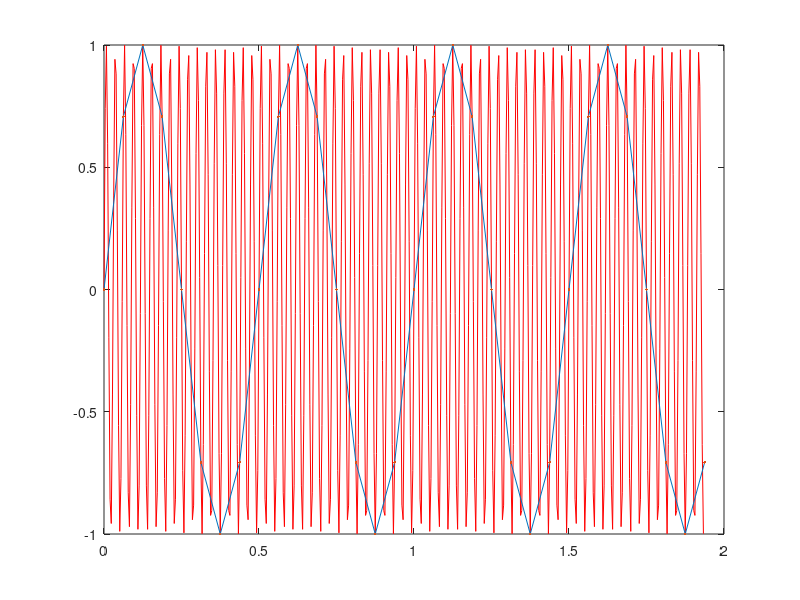

The MATLAB script that drew this image:
Fs=16;
N=1024;
t1=[0:31*16-1]/16/Fs;
t=[0:31]/Fs;
s=sin(2*pi*t*2);
s1=sin(2*pi*t1*(32+2));
plot(t1,s1,'r');
hold on
plot(t,s)
plot(t,s,'.')
hold off